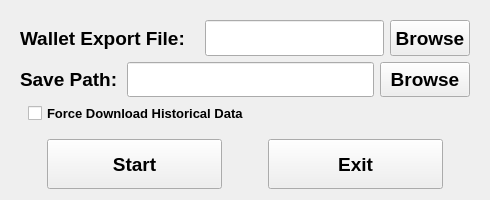
<?xml version="1.0" encoding="UTF-8"?>
<ui version="4.0">
 <class>mainWindow</class>
 <widget class="QWidget" name="mainWindow">
  <property name="windowModality">
   <enum>Qt::NonModal</enum>
  </property>
  <property name="enabled">
   <bool>true</bool>
  </property>
  <property name="geometry">
   <rect>
    <x>0</x>
    <y>0</y>
    <width>490</width>
    <height>200</height>
   </rect>
  </property>
  <property name="sizePolicy">
   <sizepolicy hsizetype="Maximum" vsizetype="Maximum">
    <horstretch>0</horstretch>
    <verstretch>0</verstretch>
   </sizepolicy>
  </property>
  <property name="minimumSize">
   <size>
    <width>490</width>
    <height>200</height>
   </size>
  </property>
  <property name="baseSize">
   <size>
    <width>490</width>
    <height>400</height>
   </size>
  </property>
  <property name="windowTitle">
   <string>RavencoinFMV</string>
  </property>
  <layout class="QVBoxLayout" name="mainWindowLayout">
   <item>
    <widget class="QWidget" name="userInputLayout" native="true">
     <property name="enabled">
      <bool>true</bool>
     </property>
     <property name="sizePolicy">
      <sizepolicy hsizetype="Expanding" vsizetype="MinimumExpanding">
       <horstretch>0</horstretch>
       <verstretch>0</verstretch>
      </sizepolicy>
     </property>
     <property name="minimumSize">
      <size>
       <width>150</width>
       <height>50</height>
      </size>
     </property>
     <property name="font">
      <font>
       <family>Tahoma</family>
       <pointsize>14</pointsize>
       <weight>75</weight>
       <italic>false</italic>
       <bold>true</bold>
       <underline>true</underline>
      </font>
     </property>
     <layout class="QVBoxLayout" name="createSignsBoxLayout">
      <item>
       <layout class="QHBoxLayout" name="exportLayout">
        <item>
         <widget class="QLabel" name="exportLabel">
          <property name="sizePolicy">
           <sizepolicy hsizetype="Minimum" vsizetype="Minimum">
            <horstretch>0</horstretch>
            <verstretch>0</verstretch>
           </sizepolicy>
          </property>
          <property name="minimumSize">
           <size>
            <width>180</width>
            <height>0</height>
           </size>
          </property>
          <property name="font">
           <font>
            <underline>false</underline>
           </font>
          </property>
          <property name="text">
           <string>Wallet Export File:</string>
          </property>
         </widget>
        </item>
        <item>
         <widget class="QLineEdit" name="selectExport">
          <property name="sizePolicy">
           <sizepolicy hsizetype="MinimumExpanding" vsizetype="Minimum">
            <horstretch>0</horstretch>
            <verstretch>0</verstretch>
           </sizepolicy>
          </property>
          <property name="minimumSize">
           <size>
            <width>179</width>
            <height>29</height>
           </size>
          </property>
          <property name="dragEnabled">
           <bool>false</bool>
          </property>
          <property name="readOnly">
           <bool>true</bool>
          </property>
         </widget>
        </item>
        <item>
         <widget class="QPushButton" name="browseExportButton">
          <property name="sizePolicy">
           <sizepolicy hsizetype="Minimum" vsizetype="Minimum">
            <horstretch>0</horstretch>
            <verstretch>0</verstretch>
           </sizepolicy>
          </property>
          <property name="font">
           <font>
            <underline>false</underline>
           </font>
          </property>
          <property name="text">
           <string>Browse</string>
          </property>
         </widget>
        </item>
       </layout>
      </item>
      <item>
       <layout class="QHBoxLayout" name="saveReportPathLayout">
        <item>
         <widget class="QLabel" name="saveReportPathLabel">
          <property name="sizePolicy">
           <sizepolicy hsizetype="Minimum" vsizetype="Minimum">
            <horstretch>0</horstretch>
            <verstretch>0</verstretch>
           </sizepolicy>
          </property>
          <property name="minimumSize">
           <size>
            <width>101</width>
            <height>0</height>
           </size>
          </property>
          <property name="font">
           <font>
            <family>Tahoma</family>
            <pointsize>14</pointsize>
            <weight>75</weight>
            <italic>false</italic>
            <bold>true</bold>
            <underline>false</underline>
           </font>
          </property>
          <property name="text">
           <string>Save Path:</string>
          </property>
         </widget>
        </item>
        <item>
         <widget class="QLineEdit" name="selectSaveReportPath">
          <property name="sizePolicy">
           <sizepolicy hsizetype="MinimumExpanding" vsizetype="Minimum">
            <horstretch>0</horstretch>
            <verstretch>0</verstretch>
           </sizepolicy>
          </property>
          <property name="minimumSize">
           <size>
            <width>110</width>
            <height>0</height>
           </size>
          </property>
          <property name="font">
           <font>
            <family>Tahoma</family>
            <pointsize>14</pointsize>
            <weight>75</weight>
            <italic>false</italic>
            <bold>true</bold>
            <underline>false</underline>
           </font>
          </property>
          <property name="text">
           <string/>
          </property>
          <property name="readOnly">
           <bool>true</bool>
          </property>
         </widget>
        </item>
        <item>
         <widget class="QToolButton" name="browseSaveReportButton">
          <property name="sizePolicy">
           <sizepolicy hsizetype="Minimum" vsizetype="Minimum">
            <horstretch>0</horstretch>
            <verstretch>0</verstretch>
           </sizepolicy>
          </property>
          <property name="minimumSize">
           <size>
            <width>90</width>
            <height>0</height>
           </size>
          </property>
          <property name="font">
           <font>
            <family>Tahoma</family>
            <pointsize>14</pointsize>
            <weight>75</weight>
            <italic>false</italic>
            <bold>true</bold>
            <underline>false</underline>
           </font>
          </property>
          <property name="text">
           <string>Browse</string>
          </property>
          <property name="checkable">
           <bool>false</bool>
          </property>
          <property name="popupMode">
           <enum>QToolButton::InstantPopup</enum>
          </property>
          <property name="toolButtonStyle">
           <enum>Qt::ToolButtonTextOnly</enum>
          </property>
         </widget>
        </item>
       </layout>
      </item>
      <item>
       <layout class="QHBoxLayout" name="downloadLayout">
        <property name="spacing">
         <number>12</number>
        </property>
        <property name="leftMargin">
         <number>8</number>
        </property>
        <property name="topMargin">
         <number>0</number>
        </property>
        <property name="bottomMargin">
         <number>0</number>
        </property>
        <item>
         <widget class="QCheckBox" name="downloadCheckbox">
          <property name="sizePolicy">
           <sizepolicy hsizetype="Minimum" vsizetype="Fixed">
            <horstretch>0</horstretch>
            <verstretch>0</verstretch>
           </sizepolicy>
          </property>
          <property name="minimumSize">
           <size>
            <width>180</width>
            <height>20</height>
           </size>
          </property>
          <property name="baseSize">
           <size>
            <width>0</width>
            <height>0</height>
           </size>
          </property>
          <property name="font">
           <font>
            <family>Tahoma</family>
            <pointsize>10</pointsize>
            <weight>75</weight>
            <italic>false</italic>
            <bold>true</bold>
            <underline>false</underline>
           </font>
          </property>
          <property name="text">
           <string>Force Download Historical Data</string>
          </property>
          <property name="checked">
           <bool>false</bool>
          </property>
         </widget>
        </item>
       </layout>
      </item>
     </layout>
    </widget>
   </item>
   <item>
    <layout class="QHBoxLayout" name="startExitLayout">
     <property name="sizeConstraint">
      <enum>QLayout::SetDefaultConstraint</enum>
     </property>
     <item>
      <spacer name="horizontalSpacer_2">
       <property name="font">
        <font>
         <family>Tahoma</family>
         <pointsize>14</pointsize>
        </font>
       </property>
       <property name="orientation">
        <enum>Qt::Horizontal</enum>
       </property>
       <property name="sizeType">
        <enum>QSizePolicy::Expanding</enum>
       </property>
       <property name="sizeHint" stdset="0">
        <size>
         <width>40</width>
         <height>20</height>
        </size>
       </property>
      </spacer>
     </item>
     <item>
      <widget class="QPushButton" name="StartButton">
       <property name="sizePolicy">
        <sizepolicy hsizetype="MinimumExpanding" vsizetype="Minimum">
         <horstretch>0</horstretch>
         <verstretch>0</verstretch>
        </sizepolicy>
       </property>
       <property name="minimumSize">
        <size>
         <width>175</width>
         <height>50</height>
        </size>
       </property>
       <property name="font">
        <font>
         <family>Tahoma</family>
         <pointsize>14</pointsize>
         <weight>75</weight>
         <italic>false</italic>
         <bold>true</bold>
        </font>
       </property>
       <property name="text">
        <string>Start</string>
       </property>
      </widget>
     </item>
     <item>
      <spacer name="horizontalSpacer">
       <property name="font">
        <font>
         <family>Tahoma</family>
         <pointsize>14</pointsize>
         <weight>75</weight>
         <italic>false</italic>
         <bold>true</bold>
        </font>
       </property>
       <property name="orientation">
        <enum>Qt::Horizontal</enum>
       </property>
       <property name="sizeType">
        <enum>QSizePolicy::MinimumExpanding</enum>
       </property>
       <property name="sizeHint" stdset="0">
        <size>
         <width>40</width>
         <height>20</height>
        </size>
       </property>
      </spacer>
     </item>
     <item>
      <widget class="QPushButton" name="exitButton">
       <property name="sizePolicy">
        <sizepolicy hsizetype="MinimumExpanding" vsizetype="Minimum">
         <horstretch>0</horstretch>
         <verstretch>0</verstretch>
        </sizepolicy>
       </property>
       <property name="minimumSize">
        <size>
         <width>175</width>
         <height>50</height>
        </size>
       </property>
       <property name="font">
        <font>
         <family>Tahoma</family>
         <pointsize>14</pointsize>
         <weight>75</weight>
         <italic>false</italic>
         <bold>true</bold>
        </font>
       </property>
       <property name="text">
        <string>Exit</string>
       </property>
      </widget>
     </item>
     <item>
      <spacer name="horizontalSpacer_3">
       <property name="font">
        <font>
         <family>Tahoma</family>
         <pointsize>14</pointsize>
        </font>
       </property>
       <property name="orientation">
        <enum>Qt::Horizontal</enum>
       </property>
       <property name="sizeHint" stdset="0">
        <size>
         <width>40</width>
         <height>20</height>
        </size>
       </property>
      </spacer>
     </item>
    </layout>
   </item>
  </layout>
 </widget>
 <resources/>
 <connections/>
</ui>
